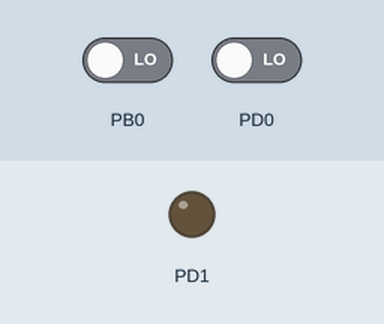
The program below on a simulated ATmega328P, built with avr-gcc and emulated at 16 MHz. On the bench: output pins drawn as LEDs (lit = HIGH). The test bench sets the inputs (shaded band); at power-on: PD0 LOW, PB0 LOW.

Above: at 1.2 s.
1.3 s: PD0 driven HIGH
At 2.0 s:
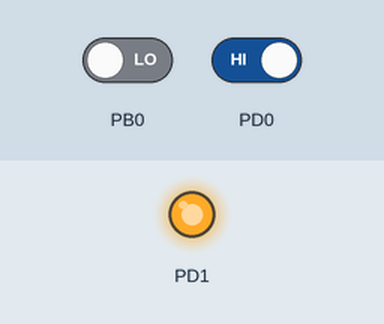
2.8 s: PD0 driven LOW
At 3.8 s:
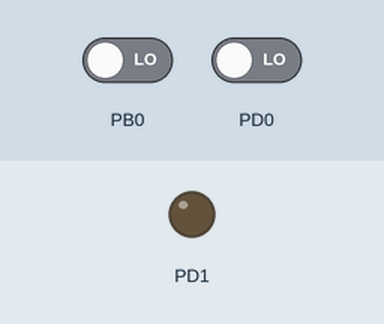
Timing chart, 0 to 5.8 s (numbered marks = the images above; inputs shaded):
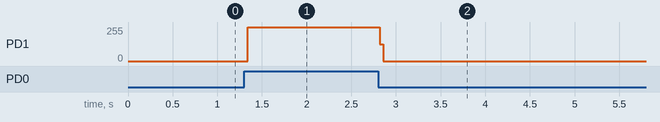

Measured:
- after the input at 1.3 s, PD1: 0/255 → 255/255 at once
- after the input at 2.8 s, PD1: 255/255 → 0/255 at once

The program:

main.c
```c
/*
 * twoswitchdcmotor.c
 *
 * Created: 21-11-2025 22:05:49
 * Author : adler
 */
#define F_CPU 16000000UL
#include <avr/io.h>


int main(void)
{
   DDRD&=~(1<<DDD0);
   DDRB&=~(1<<DDB0);
   DDRD|=(1<<DDD1),(1<<DDD2);

    while (1)
    {
		if(PIND&(1<<PD0))
		{
			PORTD|=(1<<PD1);
			PORTD&=~(1<<PD2);
		}
		else
		{
			PORTD&=~(1<<PD1);
			PORTD&=~(1<<PD2);
		}

		if(PINB&(1<<PB0))
		{
			PORTD&=~(1<<PD1);
			PORTD|=(1<<PD2);

		}
		else
		{
			PORTD&=~(1<<PD1);
			PORTD&=(1<<PD2);
		}
	}
}
```
